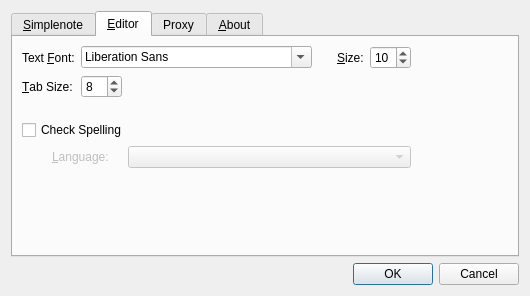
<?xml version="1.0" encoding="UTF-8"?>
<ui version="4.0">
 <class>SettingsDialog</class>
 <widget class="QDialog" name="SettingsDialog">
  <property name="geometry">
   <rect>
    <x>0</x>
    <y>0</y>
    <width>530</width>
    <height>296</height>
   </rect>
  </property>
  <property name="windowTitle">
   <string>Note Taker Settings</string>
  </property>
  <layout class="QVBoxLayout" name="verticalLayout">
   <item>
    <widget class="QTabWidget" name="fTabWidget">
     <property name="currentIndex">
      <number>1</number>
     </property>
     <widget class="QWidget" name="fSettingsTab">
      <attribute name="title">
       <string>&amp;Simplenote</string>
      </attribute>
      <layout class="QGridLayout" name="gridLayout">
       <item row="1" column="0">
        <spacer name="horizontalSpacer">
         <property name="orientation">
          <enum>Qt::Horizontal</enum>
         </property>
         <property name="sizeType">
          <enum>QSizePolicy::Fixed</enum>
         </property>
         <property name="sizeHint" stdset="0">
          <size>
           <width>13</width>
           <height>20</height>
          </size>
         </property>
        </spacer>
       </item>
       <item row="1" column="1">
        <widget class="QLabel" name="fUserIdLabel">
         <property name="enabled">
          <bool>false</bool>
         </property>
         <property name="text">
          <string>&amp;User ID:</string>
         </property>
         <property name="buddy">
          <cstring>fUserIdEdit</cstring>
         </property>
        </widget>
       </item>
       <item row="1" column="2">
        <widget class="QLineEdit" name="fUserIdEdit">
         <property name="enabled">
          <bool>false</bool>
         </property>
         <property name="minimumSize">
          <size>
           <width>200</width>
           <height>0</height>
          </size>
         </property>
         <property name="placeholderText">
          <string notr="true">someone@mydomain.com</string>
         </property>
        </widget>
       </item>
       <item row="1" column="3">
        <spacer name="horizontalSpacer_2">
         <property name="orientation">
          <enum>Qt::Horizontal</enum>
         </property>
         <property name="sizeHint" stdset="0">
          <size>
           <width>139</width>
           <height>20</height>
          </size>
         </property>
        </spacer>
       </item>
       <item row="2" column="1">
        <widget class="QLabel" name="fPasswordLabel">
         <property name="enabled">
          <bool>false</bool>
         </property>
         <property name="text">
          <string>&amp;Password:</string>
         </property>
         <property name="buddy">
          <cstring>fPasswordEdit</cstring>
         </property>
        </widget>
       </item>
       <item row="2" column="2">
        <widget class="QLineEdit" name="fPasswordEdit">
         <property name="enabled">
          <bool>false</bool>
         </property>
         <property name="echoMode">
          <enum>QLineEdit::Password</enum>
         </property>
        </widget>
       </item>
       <item row="3" column="2">
        <spacer name="verticalSpacer_2">
         <property name="orientation">
          <enum>Qt::Vertical</enum>
         </property>
         <property name="sizeHint" stdset="0">
          <size>
           <width>20</width>
           <height>91</height>
          </size>
         </property>
        </spacer>
       </item>
       <item row="0" column="0" colspan="3">
        <widget class="QCheckBox" name="fSimpleNoteCheck">
         <property name="text">
          <string>&amp;Sync with Simplenote</string>
         </property>
        </widget>
       </item>
      </layout>
     </widget>
     <widget class="QWidget" name="tab">
      <attribute name="title">
       <string>&amp;Editor</string>
      </attribute>
      <layout class="QVBoxLayout" name="verticalLayout_3">
       <item>
        <layout class="QGridLayout" name="gridLayout_2">
         <item row="0" column="0" colspan="2">
          <widget class="QLabel" name="fFontLabel">
           <property name="text">
            <string>Text &amp;Font:</string>
           </property>
           <property name="buddy">
            <cstring>fFontComboBox</cstring>
           </property>
          </widget>
         </item>
         <item row="0" column="2" colspan="2">
          <widget class="QFontComboBox" name="fFontComboBox"/>
         </item>
         <item row="0" column="4">
          <spacer name="horizontalSpacer_4">
           <property name="orientation">
            <enum>Qt::Horizontal</enum>
           </property>
           <property name="sizeType">
            <enum>QSizePolicy::Fixed</enum>
           </property>
           <property name="sizeHint" stdset="0">
            <size>
             <width>13</width>
             <height>20</height>
            </size>
           </property>
          </spacer>
         </item>
         <item row="0" column="5">
          <widget class="QLabel" name="fSizeLabel">
           <property name="text">
            <string>&amp;Size:</string>
           </property>
           <property name="buddy">
            <cstring>fSizeSpinBox</cstring>
           </property>
          </widget>
         </item>
         <item row="0" column="6">
          <widget class="QSpinBox" name="fSizeSpinBox">
           <property name="minimum">
            <number>1</number>
           </property>
           <property name="value">
            <number>10</number>
           </property>
          </widget>
         </item>
         <item row="0" column="7">
          <spacer name="horizontalSpacer_3">
           <property name="orientation">
            <enum>Qt::Horizontal</enum>
           </property>
           <property name="sizeHint" stdset="0">
            <size>
             <width>40</width>
             <height>20</height>
            </size>
           </property>
          </spacer>
         </item>
         <item row="1" column="0" colspan="2">
          <widget class="QLabel" name="fTabLabel">
           <property name="text">
            <string>&amp;Tab Size:</string>
           </property>
           <property name="buddy">
            <cstring>fTabSpinBox</cstring>
           </property>
          </widget>
         </item>
         <item row="1" column="2">
          <widget class="QSpinBox" name="fTabSpinBox">
           <property name="minimum">
            <number>1</number>
           </property>
           <property name="maximum">
            <number>32</number>
           </property>
           <property name="value">
            <number>8</number>
           </property>
          </widget>
         </item>
         <item row="1" column="3">
          <spacer name="horizontalSpacer_5">
           <property name="orientation">
            <enum>Qt::Horizontal</enum>
           </property>
           <property name="sizeHint" stdset="0">
            <size>
             <width>40</width>
             <height>20</height>
            </size>
           </property>
          </spacer>
         </item>
         <item row="2" column="3">
          <spacer name="verticalSpacer_5">
           <property name="orientation">
            <enum>Qt::Vertical</enum>
           </property>
           <property name="sizeType">
            <enum>QSizePolicy::Fixed</enum>
           </property>
           <property name="sizeHint" stdset="0">
            <size>
             <width>20</width>
             <height>16</height>
            </size>
           </property>
          </spacer>
         </item>
         <item row="3" column="0" colspan="4">
          <widget class="QCheckBox" name="fCheckSpellingBox">
           <property name="text">
            <string>Check Spelling</string>
           </property>
          </widget>
         </item>
         <item row="4" column="0">
          <spacer name="horizontalSpacer_9">
           <property name="orientation">
            <enum>Qt::Horizontal</enum>
           </property>
           <property name="sizeType">
            <enum>QSizePolicy::Fixed</enum>
           </property>
           <property name="sizeHint" stdset="0">
            <size>
             <width>16</width>
             <height>20</height>
            </size>
           </property>
          </spacer>
         </item>
         <item row="4" column="1" colspan="2">
          <widget class="QLabel" name="fSpellingLabel">
           <property name="enabled">
            <bool>false</bool>
           </property>
           <property name="text">
            <string>&amp;Language:</string>
           </property>
           <property name="buddy">
            <cstring>fDictionaryCombo</cstring>
           </property>
          </widget>
         </item>
         <item row="4" column="3" colspan="4">
          <widget class="QComboBox" name="fDictionaryCombo">
           <property name="enabled">
            <bool>false</bool>
           </property>
          </widget>
         </item>
        </layout>
       </item>
       <item>
        <spacer name="verticalSpacer_3">
         <property name="orientation">
          <enum>Qt::Vertical</enum>
         </property>
         <property name="sizeHint" stdset="0">
          <size>
           <width>20</width>
           <height>140</height>
          </size>
         </property>
        </spacer>
       </item>
      </layout>
     </widget>
     <widget class="QWidget" name="tab_2">
      <attribute name="title">
       <string>Proxy</string>
      </attribute>
      <layout class="QVBoxLayout" name="verticalLayout_4">
       <item>
        <widget class="QLabel" name="label_2">
         <property name="text">
          <string>Network Proxy</string>
         </property>
        </widget>
       </item>
       <item>
        <layout class="QGridLayout" name="gridLayout_3">
         <item row="0" column="0">
          <spacer name="horizontalSpacer_7">
           <property name="orientation">
            <enum>Qt::Horizontal</enum>
           </property>
           <property name="sizeType">
            <enum>QSizePolicy::Fixed</enum>
           </property>
           <property name="sizeHint" stdset="0">
            <size>
             <width>16</width>
             <height>20</height>
            </size>
           </property>
          </spacer>
         </item>
         <item row="0" column="1" colspan="2">
          <widget class="QRadioButton" name="fNoProxyButton">
           <property name="text">
            <string>&amp;No Proxy Server</string>
           </property>
          </widget>
         </item>
         <item row="1" column="1" colspan="2">
          <widget class="QRadioButton" name="fSystemProxyButton">
           <property name="text">
            <string>Use &amp;System Settings</string>
           </property>
           <property name="checked">
            <bool>true</bool>
           </property>
          </widget>
         </item>
         <item row="2" column="1" colspan="2">
          <widget class="QRadioButton" name="fSpecifiedProxyButton">
           <property name="text">
            <string>Specify &amp;Proxy Server</string>
           </property>
          </widget>
         </item>
         <item row="3" column="1">
          <spacer name="horizontalSpacer_6">
           <property name="orientation">
            <enum>Qt::Horizontal</enum>
           </property>
           <property name="sizeType">
            <enum>QSizePolicy::Fixed</enum>
           </property>
           <property name="sizeHint" stdset="0">
            <size>
             <width>16</width>
             <height>20</height>
            </size>
           </property>
          </spacer>
         </item>
         <item row="3" column="2">
          <widget class="QLabel" name="fProxyHostLabel">
           <property name="enabled">
            <bool>false</bool>
           </property>
           <property name="text">
            <string>Proxy &amp;Host:</string>
           </property>
           <property name="buddy">
            <cstring>fProxyHostEdit</cstring>
           </property>
          </widget>
         </item>
         <item row="3" column="3">
          <widget class="QLineEdit" name="fProxyHostEdit">
           <property name="enabled">
            <bool>false</bool>
           </property>
           <property name="placeholderText">
            <string>myproxy.mydomain.com</string>
           </property>
          </widget>
         </item>
         <item row="3" column="4">
          <widget class="QLabel" name="fProxyPortLabel">
           <property name="enabled">
            <bool>false</bool>
           </property>
           <property name="text">
            <string>P&amp;ort:</string>
           </property>
           <property name="buddy">
            <cstring>fProxyPortEdit</cstring>
           </property>
          </widget>
         </item>
         <item row="3" column="5">
          <widget class="QLineEdit" name="fProxyPortEdit">
           <property name="enabled">
            <bool>false</bool>
           </property>
           <property name="maximumSize">
            <size>
             <width>60</width>
             <height>16777215</height>
            </size>
           </property>
           <property name="text">
            <string>80</string>
           </property>
           <property name="alignment">
            <set>Qt::AlignRight|Qt::AlignTrailing|Qt::AlignVCenter</set>
           </property>
          </widget>
         </item>
         <item row="3" column="6">
          <spacer name="horizontalSpacer_8">
           <property name="orientation">
            <enum>Qt::Horizontal</enum>
           </property>
           <property name="sizeType">
            <enum>QSizePolicy::Preferred</enum>
           </property>
           <property name="sizeHint" stdset="0">
            <size>
             <width>17</width>
             <height>20</height>
            </size>
           </property>
          </spacer>
         </item>
         <item row="4" column="2">
          <widget class="QLabel" name="fProxyUserLabel">
           <property name="enabled">
            <bool>false</bool>
           </property>
           <property name="text">
            <string>&amp;Username:</string>
           </property>
           <property name="buddy">
            <cstring>fProxyUserEdit</cstring>
           </property>
          </widget>
         </item>
         <item row="4" column="3">
          <widget class="QLineEdit" name="fProxyUserEdit">
           <property name="enabled">
            <bool>false</bool>
           </property>
          </widget>
         </item>
         <item row="5" column="2">
          <widget class="QLabel" name="fProxyPasswordLabel">
           <property name="enabled">
            <bool>false</bool>
           </property>
           <property name="text">
            <string>Pass&amp;word:</string>
           </property>
           <property name="buddy">
            <cstring>fProxyPasswordEdit</cstring>
           </property>
          </widget>
         </item>
         <item row="5" column="3">
          <widget class="QLineEdit" name="fProxyPasswordEdit">
           <property name="enabled">
            <bool>false</bool>
           </property>
           <property name="echoMode">
            <enum>QLineEdit::Password</enum>
           </property>
          </widget>
         </item>
        </layout>
       </item>
       <item>
        <spacer name="verticalSpacer_4">
         <property name="orientation">
          <enum>Qt::Vertical</enum>
         </property>
         <property name="sizeHint" stdset="0">
          <size>
           <width>20</width>
           <height>25</height>
          </size>
         </property>
        </spacer>
       </item>
      </layout>
     </widget>
     <widget class="QWidget" name="fAboutTab">
      <attribute name="title">
       <string>&amp;About</string>
      </attribute>
      <layout class="QVBoxLayout" name="verticalLayout_2">
       <item>
        <widget class="QLabel" name="label">
         <property name="text">
          <string>&lt;html&gt;&lt;head/&gt;&lt;body&gt;&lt;p align=&quot;center&quot;&gt;&lt;span style=&quot; font-size:12pt; font-weight:600;&quot;&gt;Note Taker&lt;/span&gt;&lt;/p&gt;&lt;p align=&quot;center&quot;&gt;&lt;br/&gt;&lt;/p&gt;&lt;p align=&quot;center&quot;&gt;A simple note taking application&lt;/p&gt;&lt;/body&gt;&lt;/html&gt;</string>
         </property>
         <property name="textFormat">
          <enum>Qt::RichText</enum>
         </property>
         <property name="wordWrap">
          <bool>true</bool>
         </property>
        </widget>
       </item>
       <item>
        <spacer name="verticalSpacer">
         <property name="orientation">
          <enum>Qt::Vertical</enum>
         </property>
         <property name="sizeHint" stdset="0">
          <size>
           <width>20</width>
           <height>113</height>
          </size>
         </property>
        </spacer>
       </item>
      </layout>
     </widget>
    </widget>
   </item>
   <item>
    <widget class="QDialogButtonBox" name="fButtonBox">
     <property name="orientation">
      <enum>Qt::Horizontal</enum>
     </property>
     <property name="standardButtons">
      <set>QDialogButtonBox::Cancel|QDialogButtonBox::Ok</set>
     </property>
    </widget>
   </item>
  </layout>
 </widget>
 <tabstops>
  <tabstop>fTabWidget</tabstop>
  <tabstop>fSimpleNoteCheck</tabstop>
  <tabstop>fUserIdEdit</tabstop>
  <tabstop>fPasswordEdit</tabstop>
  <tabstop>fFontComboBox</tabstop>
  <tabstop>fSizeSpinBox</tabstop>
  <tabstop>fTabSpinBox</tabstop>
  <tabstop>fCheckSpellingBox</tabstop>
  <tabstop>fDictionaryCombo</tabstop>
  <tabstop>fNoProxyButton</tabstop>
  <tabstop>fSystemProxyButton</tabstop>
  <tabstop>fSpecifiedProxyButton</tabstop>
  <tabstop>fProxyHostEdit</tabstop>
  <tabstop>fProxyPortEdit</tabstop>
  <tabstop>fProxyUserEdit</tabstop>
  <tabstop>fProxyPasswordEdit</tabstop>
 </tabstops>
 <resources/>
 <connections>
  <connection>
   <sender>fButtonBox</sender>
   <signal>accepted()</signal>
   <receiver>SettingsDialog</receiver>
   <slot>accept()</slot>
   <hints>
    <hint type="sourcelabel">
     <x>264</x>
     <y>287</y>
    </hint>
    <hint type="destinationlabel">
     <x>157</x>
     <y>263</y>
    </hint>
   </hints>
  </connection>
  <connection>
   <sender>fButtonBox</sender>
   <signal>rejected()</signal>
   <receiver>SettingsDialog</receiver>
   <slot>reject()</slot>
   <hints>
    <hint type="sourcelabel">
     <x>340</x>
     <y>287</y>
    </hint>
    <hint type="destinationlabel">
     <x>286</x>
     <y>263</y>
    </hint>
   </hints>
  </connection>
  <connection>
   <sender>fSimpleNoteCheck</sender>
   <signal>toggled(bool)</signal>
   <receiver>fUserIdLabel</receiver>
   <slot>setEnabled(bool)</slot>
   <hints>
    <hint type="sourcelabel">
     <x>60</x>
     <y>49</y>
    </hint>
    <hint type="destinationlabel">
     <x>70</x>
     <y>78</y>
    </hint>
   </hints>
  </connection>
  <connection>
   <sender>fSimpleNoteCheck</sender>
   <signal>toggled(bool)</signal>
   <receiver>fUserIdEdit</receiver>
   <slot>setEnabled(bool)</slot>
   <hints>
    <hint type="sourcelabel">
     <x>43</x>
     <y>52</y>
    </hint>
    <hint type="destinationlabel">
     <x>200</x>
     <y>87</y>
    </hint>
   </hints>
  </connection>
  <connection>
   <sender>fSimpleNoteCheck</sender>
   <signal>toggled(bool)</signal>
   <receiver>fPasswordLabel</receiver>
   <slot>setEnabled(bool)</slot>
   <hints>
    <hint type="sourcelabel">
     <x>29</x>
     <y>50</y>
    </hint>
    <hint type="destinationlabel">
     <x>53</x>
     <y>118</y>
    </hint>
   </hints>
  </connection>
  <connection>
   <sender>fSimpleNoteCheck</sender>
   <signal>toggled(bool)</signal>
   <receiver>fPasswordEdit</receiver>
   <slot>setEnabled(bool)</slot>
   <hints>
    <hint type="sourcelabel">
     <x>95</x>
     <y>52</y>
    </hint>
    <hint type="destinationlabel">
     <x>205</x>
     <y>100</y>
    </hint>
   </hints>
  </connection>
  <connection>
   <sender>fSpecifiedProxyButton</sender>
   <signal>toggled(bool)</signal>
   <receiver>fProxyHostLabel</receiver>
   <slot>setEnabled(bool)</slot>
   <hints>
    <hint type="sourcelabel">
     <x>81</x>
     <y>131</y>
    </hint>
    <hint type="destinationlabel">
     <x>83</x>
     <y>148</y>
    </hint>
   </hints>
  </connection>
  <connection>
   <sender>fSpecifiedProxyButton</sender>
   <signal>toggled(bool)</signal>
   <receiver>fProxyHostEdit</receiver>
   <slot>setEnabled(bool)</slot>
   <hints>
    <hint type="sourcelabel">
     <x>156</x>
     <y>126</y>
    </hint>
    <hint type="destinationlabel">
     <x>233</x>
     <y>159</y>
    </hint>
   </hints>
  </connection>
  <connection>
   <sender>fSpecifiedProxyButton</sender>
   <signal>toggled(bool)</signal>
   <receiver>fProxyPortLabel</receiver>
   <slot>setEnabled(bool)</slot>
   <hints>
    <hint type="sourcelabel">
     <x>173</x>
     <y>128</y>
    </hint>
    <hint type="destinationlabel">
     <x>423</x>
     <y>164</y>
    </hint>
   </hints>
  </connection>
  <connection>
   <sender>fSpecifiedProxyButton</sender>
   <signal>toggled(bool)</signal>
   <receiver>fProxyPortEdit</receiver>
   <slot>setEnabled(bool)</slot>
   <hints>
    <hint type="sourcelabel">
     <x>191</x>
     <y>124</y>
    </hint>
    <hint type="destinationlabel">
     <x>488</x>
     <y>164</y>
    </hint>
   </hints>
  </connection>
  <connection>
   <sender>fSpecifiedProxyButton</sender>
   <signal>toggled(bool)</signal>
   <receiver>fProxyUserLabel</receiver>
   <slot>setEnabled(bool)</slot>
   <hints>
    <hint type="sourcelabel">
     <x>61</x>
     <y>127</y>
    </hint>
    <hint type="destinationlabel">
     <x>74</x>
     <y>181</y>
    </hint>
   </hints>
  </connection>
  <connection>
   <sender>fSpecifiedProxyButton</sender>
   <signal>toggled(bool)</signal>
   <receiver>fProxyUserEdit</receiver>
   <slot>setEnabled(bool)</slot>
   <hints>
    <hint type="sourcelabel">
     <x>109</x>
     <y>123</y>
    </hint>
    <hint type="destinationlabel">
     <x>230</x>
     <y>185</y>
    </hint>
   </hints>
  </connection>
  <connection>
   <sender>fSpecifiedProxyButton</sender>
   <signal>toggled(bool)</signal>
   <receiver>fProxyPasswordLabel</receiver>
   <slot>setEnabled(bool)</slot>
   <hints>
    <hint type="sourcelabel">
     <x>89</x>
     <y>131</y>
    </hint>
    <hint type="destinationlabel">
     <x>102</x>
     <y>213</y>
    </hint>
   </hints>
  </connection>
  <connection>
   <sender>fSpecifiedProxyButton</sender>
   <signal>toggled(bool)</signal>
   <receiver>fProxyPasswordEdit</receiver>
   <slot>setEnabled(bool)</slot>
   <hints>
    <hint type="sourcelabel">
     <x>121</x>
     <y>119</y>
    </hint>
    <hint type="destinationlabel">
     <x>231</x>
     <y>220</y>
    </hint>
   </hints>
  </connection>
  <connection>
   <sender>fCheckSpellingBox</sender>
   <signal>toggled(bool)</signal>
   <receiver>fSpellingLabel</receiver>
   <slot>setEnabled(bool)</slot>
   <hints>
    <hint type="sourcelabel">
     <x>96</x>
     <y>131</y>
    </hint>
    <hint type="destinationlabel">
     <x>93</x>
     <y>148</y>
    </hint>
   </hints>
  </connection>
  <connection>
   <sender>fCheckSpellingBox</sender>
   <signal>toggled(bool)</signal>
   <receiver>fDictionaryCombo</receiver>
   <slot>setEnabled(bool)</slot>
   <hints>
    <hint type="sourcelabel">
     <x>172</x>
     <y>130</y>
    </hint>
    <hint type="destinationlabel">
     <x>186</x>
     <y>149</y>
    </hint>
   </hints>
  </connection>
 </connections>
</ui>
